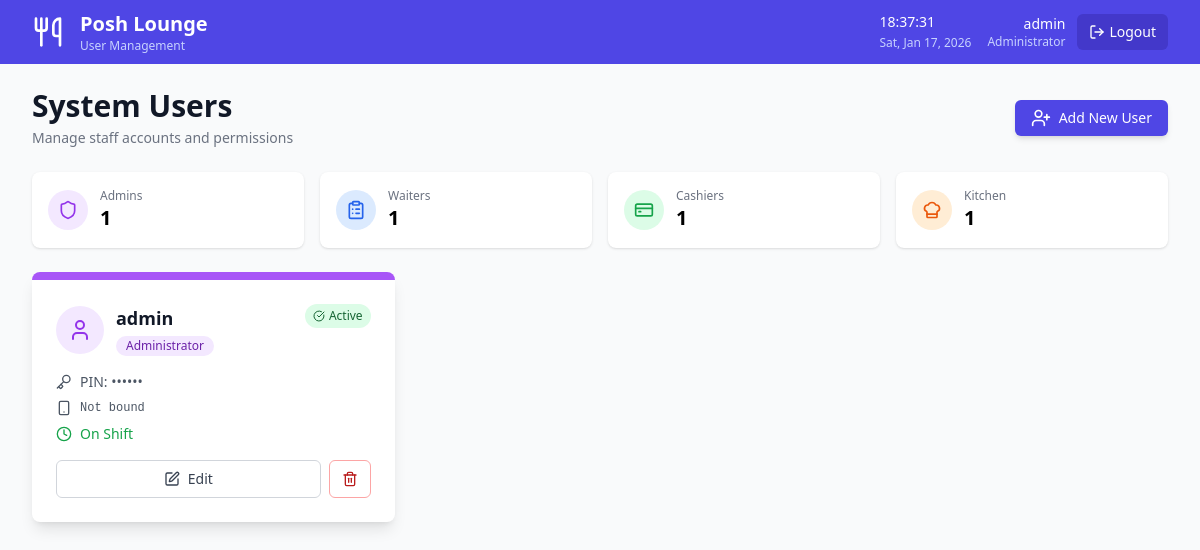
Screenshot of /dashboard/users/ (signed in) with the database file from the repository.
### core/models.py (models this page shows, shortened)
class User(AbstractUser):
    ROLE_CHOICES = [
        ('admin', 'Administrator'),
        ('cashier', 'Cashier'),
        ('waiter', 'Waiter'),
        ('kitchen', 'Kitchen Staff'),
    ]
    role = models.CharField(max_length=20, choices=ROLE_CHOICES)
    device_id = models.CharField(max_length=100, blank=True, null=True,
                                 help_text="Binds user to specific device for fraud prevention")
    pin_code = models.CharField(max_length=6, blank=True,
                                help_text="Quick PIN for POS login")
    is_active_shift = models.BooleanField(default=False)
    class Meta:
        db_table = 'users'

### dashboard/views.py (the view)
# urls.py: path('users/', views.user_list, name='user_list'),
@login_required
def user_list(request):
    if request.user.role != 'admin':
        messages.error(request, 'Access denied')
        return redirect('core:dashboard_router')
    users = User.objects.all().order_by('username')
    context = {'users': users}
    return render(request, 'admin/users/list.html', context)

### templates/admin/users/list.html (shortened to what this page needs)
{% extends 'base.html' %}
{% load static %}
{% block page_subtitle %}User Management{% endblock %}
{% block content %}
<div class="py-6">
    <div class="max-w-7xl mx-auto px-4 sm:px-6 lg:px-8">
        <div class="mb-6 flex items-center justify-between">
            <div>
                <h1 class="text-3xl font-bold text-gray-900">System Users</h1>
                <p class="mt-1 text-sm text-gray-500">Manage staff accounts and permissions</p>
            </div>
            <a href="{% url 'dashboard:user_create' %}" class="inline-flex items-center gap-2 rounded-md bg-indigo-600 px-4 py-2 text-sm font-medium text-white hover:bg-indigo-700 shadow-md">
                <i data-lucide="user-plus" class="h-5 w-5"></i>
                Add New User
            </a>
        </div>
        <div class="grid grid-cols-1 md:grid-cols-4 gap-4 mb-6">
            <div class="bg-white rounded-lg shadow p-4">
                <div class="flex items-center gap-3">
                    <div class="h-10 w-10 rounded-full bg-purple-100 flex items-center justify-center">
                        <i data-lucide="shield" class="h-5 w-5 text-purple-600"></i>
                    </div>
                    <div>
                        <p class="text-xs text-gray-500">Admins</p>
                        <p class="text-xl font-bold">{{ users|length }}</p>
                    </div>
                </div>
            </div>
            <div class="bg-white rounded-lg shadow p-4">
                <div class="flex items-center gap-3">
                    <div class="h-10 w-10 rounded-full bg-blue-100 flex items-center justify-center">
                        <i data-lucide="clipboard-list" class="h-5 w-5 text-blue-600"></i>
                    </div>
                    <div>
                        <p class="text-xs text-gray-500">Waiters</p>
                        <p class="text-xl font-bold">{{ users|length }}</p>
                    </div>
                </div>
            </div>
            <div class="bg-white rounded-lg shadow p-4">
                <div class="flex items-center gap-3">
                    <div class="h-10 w-10 rounded-full bg-green-100 flex items-center justify-center">
                        <i data-lucide="credit-card" class="h-5 w-5 text-green-600"></i>
                    </div>
                    <div>
                        <p class="text-xs text-gray-500">Cashiers</p>
                        <p class="text-xl font-bold">{{ users|length }}</p>
                    </div>
                </div>
            </div>
            <div class="bg-white rounded-lg shadow p-4">
                <div class="flex items-center gap-3">
                    <div class="h-10 w-10 rounded-full bg-orange-100 flex items-center justify-center">
                        <i data-lucide="chef-hat" class="h-5 w-5 text-orange-600"></i>
                    </div>
                    <div>
                        <p class="text-xs text-gray-500">Kitchen</p>
                        <p class="text-xl font-bold">{{ users|length }}</p>
                    </div>
                </div>
            </div>
        </div>
        <div class="grid grid-cols-1 md:grid-cols-2 lg:grid-cols-3 gap-6">
            {% for user in users %}
            <div class="bg-white rounded-lg shadow-lg overflow-hidden hover:shadow-xl transition-shadow">
                <div class="h-2
                    {% if user.role == 'admin' %}bg-purple-500
                    {% elif user.role == 'waiter' %}bg-blue-500
                    {% elif user.role == 'cashier' %}bg-green-500
                    {% else %}bg-orange-500{% endif %}">
                </div>
                <div class="p-6">
                    <div class="flex items-start justify-between mb-4">
                        <div class="flex items-center gap-3">
                            <div class="h-12 w-12 rounded-full
                                {% if user.role == 'admin' %}bg-purple-100
                                {% elif user.role == 'waiter' %}bg-blue-100
                                {% elif user.role == 'cashier' %}bg-green-100
                                {% else %}bg-orange-100{% endif %}
                                flex items-center justify-center">
                                <i data-lucide="user" class="h-6 w-6
                                    {% if user.role == 'admin' %}text-purple-600
                                    {% elif user.role == 'waiter' %}text-blue-600
                                    {% elif user.role == 'cashier' %}text-green-600
                                    {% else %}text-orange-600{% endif %}">
                                </i>
                            </div>
                            <div>
                                <h3 class="text-lg font-semibold text-gray-900">{{ user.username }}</h3>
                                <span class="inline-flex items-center px-2.5 py-0.5 rounded-full text-xs font-medium
                                    {% if user.role == 'admin' %}bg-purple-100 text-purple-800
                                    {% elif user.role == 'waiter' %}bg-blue-100 text-blue-800
                                    {% elif user.role == 'cashier' %}bg-green-100 text-green-800
                                    {% else %}bg-orange-100 text-orange-800{% endif %}">
                                    {{ user.get_role_display }}
                                </span>
                            </div>
                        </div>
                        {% if user.is_active %}
                        <span class="inline-flex items-center px-2 py-1 rounded-full text-xs font-medium bg-green-100 text-green-800">
                            <i data-lucide="check-circle" class="h-3 w-3 mr-1"></i>
                            Active
                        </span>
                        {% else %}
                        <span class="inline-flex items-center px-2 py-1 rounded-full text-xs font-medium bg-red-100 text-red-800">
                            <i data-lucide="x-circle" class="h-3 w-3 mr-1"></i>
                            Inactive
                        </span>
                        {% endif %}
                    </div>
                    <div class="space-y-2 mb-4 text-sm">
                        <div class="flex items-center gap-2 text-gray-600">
                            <i data-lucide="key" class="h-4 w-4"></i>
                            <span>PIN: {% if user.pin_code %}••••••{% else %}Not set{% endif %}</span>
                        </div>
                        <div class="flex items-center gap-2 text-gray-600">
                            <i data-lucide="smartphone" class="h-4 w-4"></i>
                            <span class="font-mono text-xs">
                                {% if user.device_id %}{{ user.device_id|slice:":8" }}...{% else %}Not bound{% endif %}
                            </span>
                        </div>
                        {% if user.is_active_shift %}
                        <div class="flex items-center gap-2 text-green-600">
                            <i data-lucide="clock" class="h-4 w-4"></i>
                            <span class="font-medium">On Shift</span>
                        </div>
                        {% endif %}
                    </div>
                    <div class="flex gap-2">
                        <a href="{% url 'dashboard:user_edit' user.pk %}"
                           class="flex-1 inline-flex justify-center items-center gap-2 rounded-md border border-gray-300 bg-white px-3 py-2 text-sm font-medium text-gray-700 hover:bg-gray-50">
                            <i data-lucide="edit" class="h-4 w-4"></i>
                            Edit
                        </a>
                        <button onclick="alert('Delete user feature coming soon')"
                                class="inline-flex items-center gap-2 rounded-md border border-red-300 bg-white px-3 py-2 text-sm font-medium text-red-700 hover:bg-red-50">
                            <i data-lucide="trash-2" class="h-4 w-4"></i>
                        </button>
                    </div>
                </div>
            </div>
            {% endfor %}
        </div>
    </div>
</div>
{% endblock %}

### templates/base.html (shortened to what this page needs)
{% load static %}
<!DOCTYPE html>
<html lang="en" class="h-full bg-gray-50">
<head>
    <link rel="stylesheet" href="{% static 'css/tailwind.css' %}">
</head>
<body class="h-full">
    <div class="min-h-full">
        {% if user.is_authenticated %}
        <nav class="bg-indigo-600 no-print">
            <div class="mx-auto max-w-7xl px-4 sm:px-6 lg:px-8">
                <div class="flex h-16 items-center justify-between">
                    <div class="flex items-center">
                        <a href="{% url 'core:dashboard_router' %}" class="flex items-center hover:opacity-80 transition-opacity">
                            <div class="flex-shrink-0">
                                <i data-lucide="utensils" class="h-8 w-8 text-white"></i>
                            </div>
                            <div class="ml-4">
                                <h1 class="text-xl font-bold text-white">Posh Lounge</h1>
                                <p class="text-xs text-indigo-200">{% block page_subtitle %}POS System{% endblock %}</p>
                            </div>
                        </a>
                    </div>
                    <div class="flex items-center gap-4">
                        <div class="text-white text-sm">
                            <span id="current-time"></span>
                        </div>
                        <div class="flex items-center gap-3 text-white">
                            <div class="text-right">
                                <p class="text-sm font-medium">{{ user.username }}</p>
                                <p class="text-xs text-indigo-200">{{ user.get_role_display }}</p>
                            </div>
                            <a href="{% url 'core:logout' %}" class="rounded-md bg-indigo-700 px-3 py-2 text-sm font-medium text-white hover:bg-indigo-800 flex items-center gap-1">
                                <i data-lucide="log-out" class="h-4 w-4"></i>
                                Logout
                            </a>
                        </div>
                    </div>
                </div>
            </div>
        </nav>
        {% endif %}
        <main>
            {% block content %}{% endblock %}
        </main>
    </div>
</body>
</html>

### rows the page displays
User: username "admin", role "Administrator", is_active True (drawn), shows "Not bound", is_active_shift True (drawn)

### other values shown
{{ users|length }} "1"
